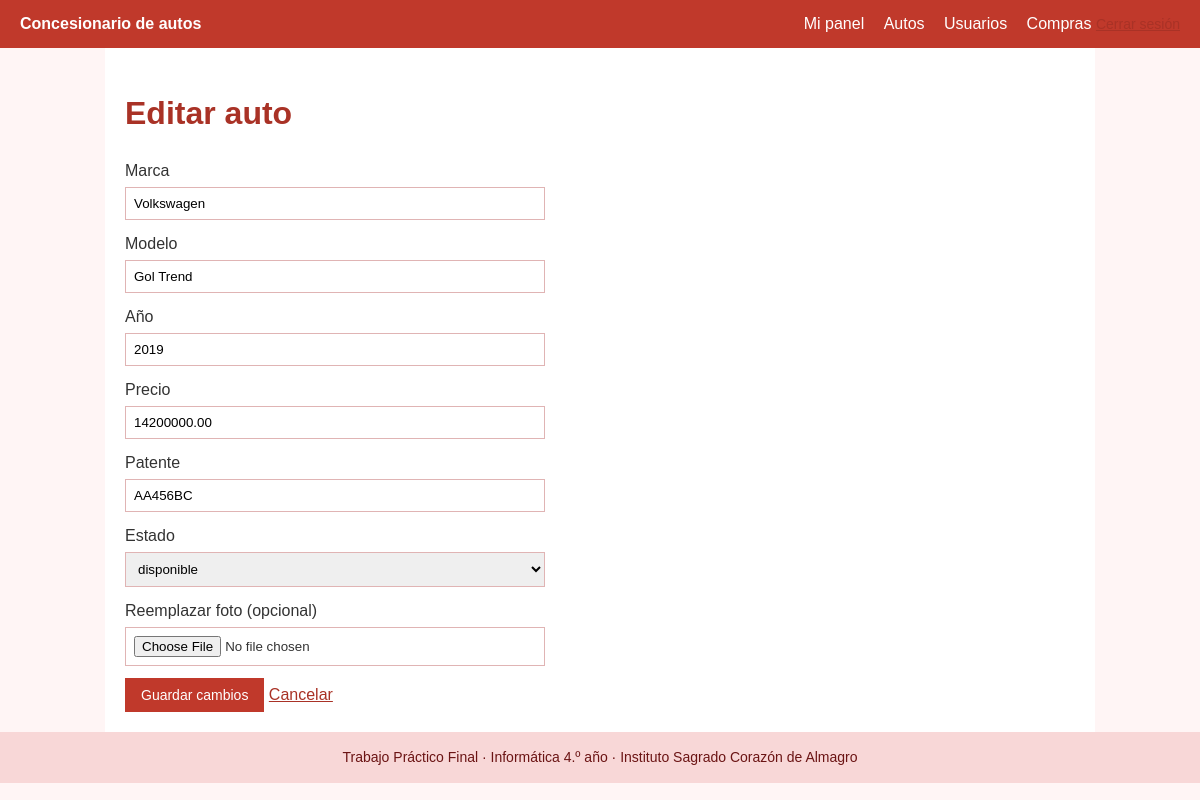
/editar_auto.php?id=2 (signed in), run on the app's committed database.
### tables this page shows
CREATE TABLE IF NOT EXISTS autos (
  id INT UNSIGNED AUTO_INCREMENT PRIMARY KEY,
  marca VARCHAR(60) NOT NULL,
  modelo VARCHAR(60) NOT NULL,
  anio SMALLINT UNSIGNED NOT NULL,
  precio DECIMAL(12,2) NOT NULL,
  patente VARCHAR(10) NOT NULL UNIQUE,
  estado ENUM('disponible','reservado','vendido') NOT NULL DEFAULT 'disponible',
  imagen VARCHAR(255) DEFAULT NULL,             
  creado_en TIMESTAMP DEFAULT CURRENT_TIMESTAMP,
  fecha_archivado DATETIME NULL DEFAULT NULL    
);

### funciones.php (called while the page is built, shortened)
<?php
function escapar(?string $valor): string {
    return htmlspecialchars((string) $valor, ENT_QUOTES, 'UTF-8');
}

### editar_auto.php (the view, shortened to what this page needs)
<?php
require 'conexion.php';
require 'funciones.php';
$id = filter_var($_POST['id'] ?? $_GET['id'] ?? null, FILTER_VALIDATE_INT);
$stmt = $conexion->prepare('SELECT * FROM autos WHERE id = :id AND fecha_archivado IS NULL LIMIT 1');
$stmt->execute([':id' => $id]);
$auto = $stmt->fetch();
$datos = $auto;
require 'encabezado.php';
?>
<h1>Editar auto</h1>
<form method="POST" enctype="multipart/form-data" class="formulario">
  <label>Marca <input type="text" name="marca" maxlength="60" required value="<?= escapar($datos['marca']) ?>"></label>
  <label>Modelo <input type="text" name="modelo" maxlength="60" required value="<?= escapar($datos['modelo']) ?>"></label>
  <label>Año <input type="number" name="anio" min="1950" required value="<?= escapar((string) $datos['anio']) ?>"></label>
  <label>Precio <input type="number" name="precio" min="1" step="0.01" required value="<?= escapar((string) $datos['precio']) ?>"></label>
  <label>Patente <input type="text" name="patente" maxlength="10" required value="<?= escapar($datos['patente']) ?>"></label>
  <label>Estado
    <select name="estado">
      <?php foreach (['disponible', 'reservado', 'vendido'] as $op): ?>
        <option value="<?= $op ?>" <?= $datos['estado'] === $op ? 'selected' : '' ?>><?= $op ?></option>
      <?php endforeach; ?>
    </select>
  </label>
  <label>Reemplazar foto (opcional)
    <input type="file" name="imagen" accept="image/jpeg,image/png,image/webp">
  </label>
  <button type="submit">Guardar cambios</button>
  <a href="admin_autos.php">Cancelar</a>
</form>
<?php require 'pie.php'; ?>

### css/estilos.css (style rules this page uses)
body { margin: 0; font-family: Arial, Helvetica, sans-serif; background-color: #fff5f5; color: #333; line-height: 1.5; }
a { color: #a93226; }
h1, h2 { color: #a93226; }
.formulario { max-width: 420px; }
.formulario label { display: block; margin-bottom: 12px; }
.formulario input, .formulario select { display: block; width: 100%; padding: 8px; margin-top: 4px; border: 1px solid #e0b4b4; box-sizing: border-box; }
button, .boton { background-color: #c0392b; color: #fff; border: none; padding: 9px 16px; cursor: pointer; text-decoration: none; display: inline-block; font-size: 14px; }

### data on the page
autos: marca "Volkswagen", modelo "Gol Trend", anio "2019", precio "14200000.00", patente "AA456BC", estado "disponible"
